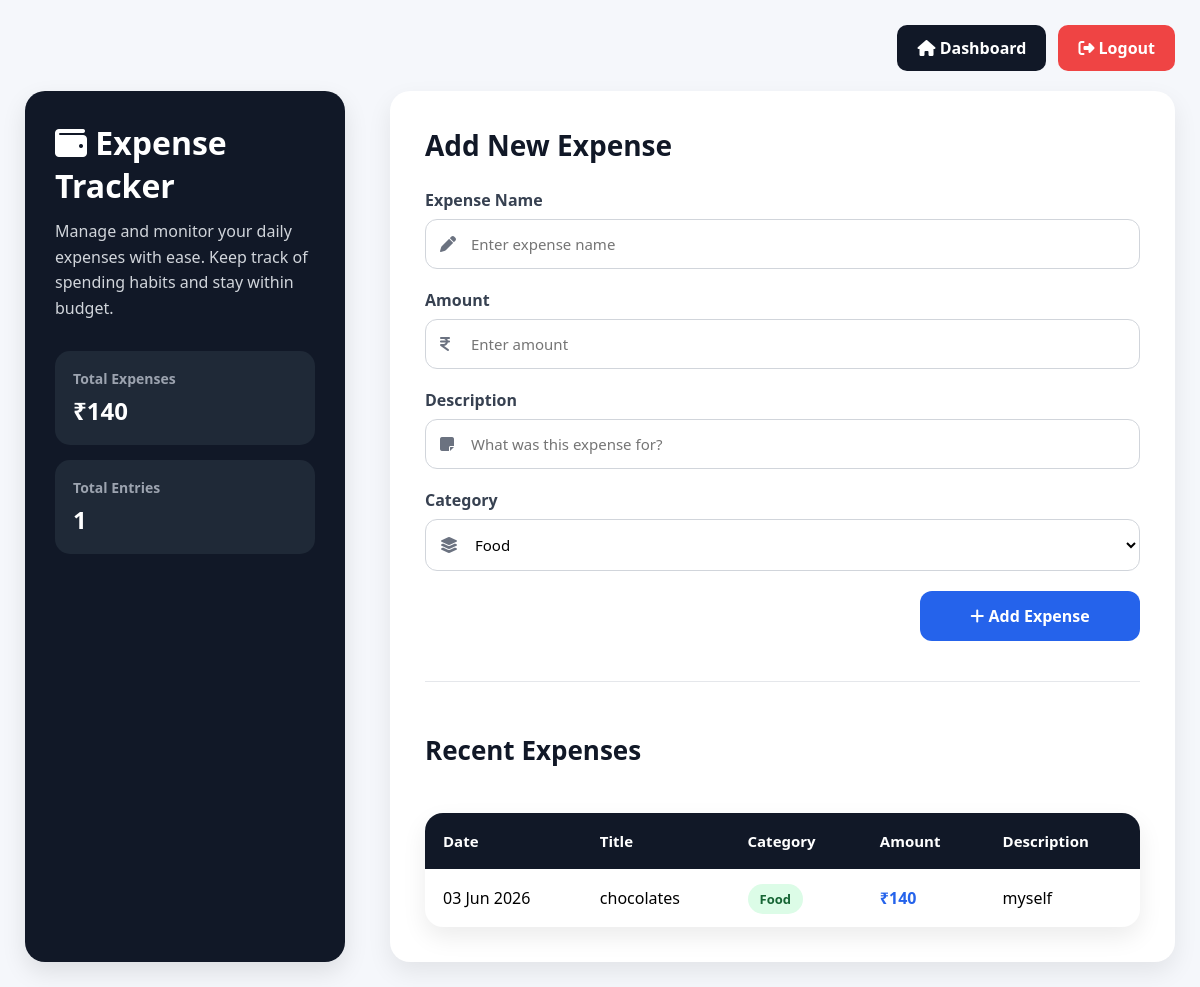
Page /data_entry (signed in) on the committed database.
### starting.py (models this page shows)
class Prac(db.Model):
    sno = db.Column(db.Integer, primary_key=True)
    Title = db.Column(db.String(200), nullable=False)
    Category = db.Column(db.String(200), nullable=False)
    Amount = db.Column(db.Integer, nullable=False)
    Description = db.Column(db.String(200), nullable=False)
    expense_date = db.Column(
        db.Date,
        nullable=False,
        default=date.today)
    user_id = db.Column(
        db.Integer,
        db.ForeignKey('user.id'),
        nullable=False)

### starting.py (the view, shortened to what this page needs)
@starting.route('/data_entry', methods=['GET', 'POST'])
def hello():
    if 'user_id' not in session:
        return redirect('/')
    today = datetime.today()
    total_expense = db.session.query(
        db.func.sum(Prac.Amount)
    ).filter(
        Prac.user_id == session['user_id'],
        db.extract('month', Prac.expense_date) == today.month,
        db.extract('year', Prac.expense_date) == today.year
    ).scalar() or 0
    total_entries = Prac.query.filter(
        Prac.user_id == session['user_id'],
        db.extract('month', Prac.expense_date) == today.month,
        db.extract('year', Prac.expense_date) == today.year
    ).count()
    filter_type = request.args.get("filter", "all")
    selected_date = request.args.get("selected_date")
    query = Prac.query.filter_by(
        user_id=session['user_id']
    )
    if filter_type == "date" and selected_date:
        query = query.filter(
        Prac.expense_date == selected_date
    )
    elif filter_type == "this_month":
        query = query.filter(
        db.extract('month', Prac.expense_date) == today.month,
db.extract('year', Prac.expense_date) == today.year
    )
    expenses = Prac.query.filter_by(
    user_id=session['user_id']
     ).order_by(
    Prac.expense_date.desc(),
    Prac.sno.desc()
    ).limit(10).all()
    return render_template(
        'data_entry.html',
        total_expense=total_expense,
        total_entries=total_entries,
        expenses=expenses
)

### templates/data_entry.html (shortened to what this page needs)
<!DOCTYPE html>
<html lang="en">
<head>
<link rel="stylesheet" href="https://cdnjs.cloudflare.com/ajax/libs/font-awesome/6.5.1/css/all.min.css">
</head>
<body>
<div class="page-wrapper">
    <div class="top-nav">
        <a href="/dashboard" class="nav-btn dashboard-btn">
            <i class="fa-solid fa-house"></i>
            Dashboard
        </a>
        <a href="/logout" class="nav-btn logout-btn">
            <i class="fa-solid fa-right-from-bracket"></i>
            Logout
        </a>
    </div>
    <div class="container">
        <div class="left-panel">
            <h1>
                <i class="fa-solid fa-wallet"></i>
                Expense Tracker
            </h1>
            <p>
                Manage and monitor your daily expenses with ease.
                Keep track of spending habits and stay within budget.
            </p>
            <div class="stats">
                <div class="stat-card">
                    <h3>Total Expenses</h3>
                    <h2>₹{{ total_expense }}</h2>
                </div>
                <div class="stat-card">
                    <h3>Total Entries</h3>
                    <h2>{{ total_entries }}</h2>
                </div>
            </div>
        </div>
        <div class="right-panel">
            <h2>Add New Expense</h2>
            <form action="/data_entry" method="POST">
                <div class="form-group">
                    <label>Expense Name</label>
                    <div class="input-box">
                        <i class="fa-solid fa-pen"></i>
                        <input
                            type="text"
                            name="Title"
                            placeholder="Enter expense name"
                            required>
                    </div>
                </div>
                <div class="form-group">
                    <label>Amount</label>
                    <div class="input-box">
                        <i class="fa-solid fa-indian-rupee-sign"></i>
                        <input
                            type="number"
                            name="Amount"
                            placeholder="Enter amount"
                            required>
                    </div>
                </div>
                <div class="form-group">
                    <label>Description</label>
                    <div class="input-box">
                        <i class="fa-solid fa-note-sticky"></i>
                        <input
                            type="text"
                            name="Description"
                            placeholder="What was this expense for?"
                            required>
                    </div>
                </div>
                <div class="form-group">
                    <label>Category</label>
                    <div class="input-box">
                        <i class="fa-solid fa-layer-group"></i>
                        <select name="Category">
                            <option>Food</option>
                        </select>
                    </div>
                </div>
                <button type="submit" class="submit-btn">
                    <i class="fa-solid fa-plus"></i>
                    Add Expense
                </button>
            </form>
            <hr style="margin:40px 0; border:none; border-top:1px solid #e5e7eb;">
<div class="history-section">
    <div class="history-header">
    <h2>Recent Expenses</h2>
</div>
    <div class="table-wrapper">
        <table class="expense-table">
            <thead>
                <tr>
                    <th>Date</th>
                    <th>Title</th>
                    <th>Category</th>
                    <th>Amount</th>
                    <th>Description</th>
                </tr>
            </thead>
            <tbody>
                {% for expense in expenses %}
                <tr>
                    <td>{{ expense.expense_date.strftime('%d %b %Y') }}</td>
                    <td>{{ expense.Title }}</td>
                <td>
                <span class="category-badge {% if expense.Category == 'Food' %}food
                {% elif expense.Category == 'Entertainment' %}entertainment
                {% elif expense.Category == 'Bills' %}bills
                {% elif expense.Category == 'Travel' %}travel
                {% elif expense.Category == 'Shopping' %}shopping
                {% elif expense.Category == 'Education' %}education
                {% else %}other
                {% endif %}">
                {{ expense.Category }}
                </span>
                </td>
                    <td class="amount">
                        ₹{{ expense.Amount }}
                    </td>
                    <td>{{ expense.Description }}</td>
                </tr>
                {% endfor %}
            </tbody>
        </table>
    </div>
</div>
</body>
</html>

### templates/data_entry.html (style rules this page uses)
* { margin:0; padding:0; box-sizing:border-box; font-family:'Segoe UI',sans-serif; }
body { min-height:100vh; background:#f5f7fb; padding:25px; }
.page-wrapper { max-width:1280px; margin:auto; }
.top-nav { display:flex; justify-content:flex-end; gap:12px; margin-bottom:20px; }
.nav-btn { text-decoration:none; padding:12px 20px; border-radius:10px; color:white; font-weight:600; transition:0.3s; }
.dashboard-btn { background:#111827; }
.logout-btn { background:#ef4444; }
.container { width:100%; display:grid; grid-template-columns:320px 1fr; gap:45px; }
.left-panel { background:#111827; color:white; padding:30px; border-radius:20px; box-shadow:0 10px 25px rgba(0,0,0,0.1); }
.left-panel h1 { font-size:32px; margin-bottom:12px; }
.left-panel p { color:#d1d5db; line-height:1.6; margin-bottom:30px; }
.stats { margin-top:20px; }
.stat-card { background:#1f2937; padding:18px; border-radius:15px; margin-bottom:15px; }
.stat-card h3 { color:#9ca3af; font-size:14px; margin-bottom:6px; }
.stat-card h2 { font-size:24px; }
.right-panel { background:white; border-radius:20px; padding:35px; box-shadow:0 10px 25px rgba(0,0,0,0.08); }
.right-panel h2 { color:#111827; margin-bottom:25px; font-size:28px; }
.form-group { margin-bottom:20px; }
label { display:block; margin-bottom:8px; color:#374151; font-weight:600; }
.input-box { position:relative; }
.input-box i { position:absolute; left:15px; top:50%; transform:translateY(-50%); color:#6b7280; }
.input-box input, .input-box select { width:100%; padding:14px 14px 14px 45px; border:1px solid #d1d5db; border-radius:12px; font-size:15px; transition:0.3s; background:white; }
.submit-btn { display:block; width:220px; margin-left:auto; padding:14px 24px; border:none; border-radius:12px; background:#2563eb; color:white; font-size:16px; font-weight:600; cursor:pointer; transition:0.3s; }
.history-section { margin-top:50px; }
.history-header { display:flex; justify-content:space-between; align-items:center; margin-bottom:20px; }
.history-header h2 { font-size:26px; color:#111827; }
.table-wrapper { background:white; border-radius:18px; overflow:hidden; box-shadow:0 10px 25px rgba(0,0,0,0.08); }
.expense-table { width:100%; border-collapse:collapse; }
.expense-table thead { background:#111827; }
.expense-table th { color:white; padding:18px; text-align:left; font-size:15px; }
.expense-table td { padding:18px; border-bottom:1px solid #e5e7eb; }
.expense-table tbody tr:last-child td { border-bottom:none; }
.amount { font-weight:700; color:#2563eb; }
.category-badge { padding:6px 12px; border-radius:20px; font-size:13px; font-weight:600; }
.food { background:#dcfce7; color:#166534; }

### rows in the picture
Prac: expense_date "03 Jun 2026", Title "chocolates", Category "Food", Amount "140", Description "myself"

### other values in the picture
{{ total_expense }} "140"
{{ total_entries }} "1"
